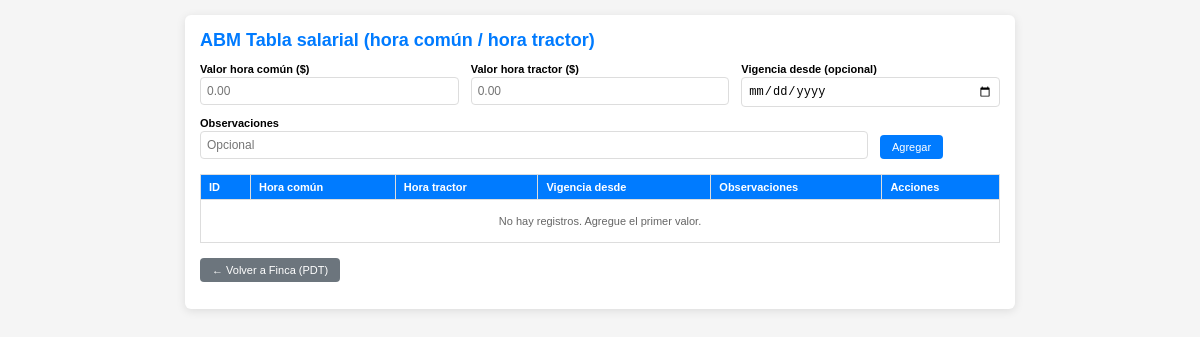
The page /gestionar_tabla_salarial.php (signed in) on the database as committed earlier.
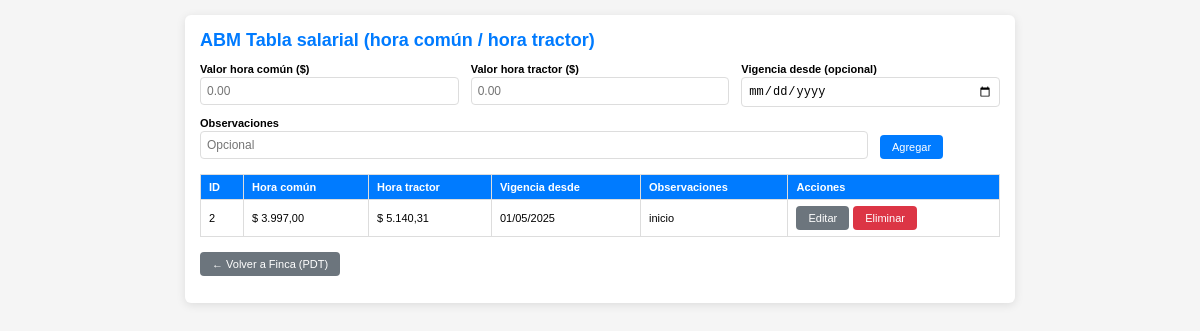
The same page on the database as committed later.
### tables this page shows
CREATE TABLE `tabla_salarial` (
  `id` int(11) NOT NULL AUTO_INCREMENT,
  `valor_hora_comun` decimal(10,2) NOT NULL DEFAULT 0.00,
  `valor_hora_tractor` decimal(10,2) NOT NULL DEFAULT 0.00,
  `vigencia_desde` date DEFAULT NULL,
  `observaciones` varchar(255) DEFAULT NULL,
  `fecha_creacion` timestamp NOT NULL DEFAULT current_timestamp(),
  PRIMARY KEY (`id`),
  KEY `idx_vigencia` (`vigencia_desde`)
);

### gestionar_tabla_salarial.php (the view, shortened to what this page needs)
<?php
include 'verificar_sesion.php';
$editar_id = null;
$fila_edit = null;
$lista = mysqli_query($conexion, "SELECT * FROM tabla_salarial ORDER BY id DESC");
?>
<!DOCTYPE html>
<html lang="es">
<head>
</head>
<body>
    <div class="container">
        <h2>ABM Tabla salarial (hora común / hora tractor)</h2>
        <form method="POST" class="form-nav-enter">
            <div class="form-row">
                <div class="campo">
                    <label>Valor hora común ($)</label>
                    <input type="text" name="valor_hora_comun" required
                        value="<?= $fila_edit ? number_format($fila_edit['valor_hora_comun'], 2, '.', '') : '' ?>"
                        placeholder="0.00">
                </div>
                <div class="campo">
                    <label>Valor hora tractor ($)</label>
                    <input type="text" name="valor_hora_tractor" required
                        value="<?= $fila_edit ? number_format($fila_edit['valor_hora_tractor'], 2, '.', '') : '' ?>"
                        placeholder="0.00">
                </div>
                <div class="campo">
                    <label>Vigencia desde (opcional)</label>
                    <input type="date" name="vigencia_desde" value="<?= $fila_edit ? ($fila_edit['vigencia_desde'] ?? '') : '' ?>">
                </div>
            </div>
            <div class="form-row">
                <div class="campo" style="flex: 2;">
                    <label>Observaciones</label>
                    <input type="text" name="observaciones" value="<?= $fila_edit ? htmlspecialchars($fila_edit['observaciones'] ?? '') : '' ?>" placeholder="Opcional">
                </div>
                <div class="campo" style="flex: 0; align-self: flex-end;">
                    <button type="submit" name="guardar" class="btn btn-primary"><?= $editar_id ? 'Actualizar' : 'Agregar' ?></button>
                </div>
            </div>
        </form>
        <table>
            <thead>
                <tr>
                    <th>ID</th>
                    <th>Hora común</th>
                    <th>Hora tractor</th>
                    <th>Vigencia desde</th>
                    <th>Observaciones</th>
                    <th>Acciones</th>
                </tr>
            </thead>
            <tbody>
                <?php if ($lista && mysqli_num_rows($lista) > 0): ?>
                    <?php while ($f = mysqli_fetch_assoc($lista)): ?>
                        <tr>
                            <td><?= $f['id'] ?></td>
                            <td>$ <?= number_format($f['valor_hora_comun'], 2, ',', '.') ?></td>
                            <td>$ <?= number_format($f['valor_hora_tractor'], 2, ',', '.') ?></td>
                            <td><?= $f['vigencia_desde'] ? date('d/m/Y', strtotime($f['vigencia_desde'])) : '-' ?></td>
                            <td><?= htmlspecialchars($f['observaciones'] ?? '') ?></td>
                            <td>
                                <div class="acciones">
                                    <form method="POST" style="display:inline;">
                                        <button type="submit" name="editar" class="btn btn-secondary">Editar</button>
                                    </form>
                                    <form method="POST" style="display:inline;" onsubmit="return confirm('¿Eliminar este registro?');">
                                        <button type="submit" name="eliminar" class="btn btn-danger">Eliminar</button>
                                    </form>
                                </div>
                            </td>
                        </tr>
                    <?php endwhile; ?>
                <?php else: ?>
                    <tr>
                        <td colspan="6" style="text-align:center; padding:15px; color:#666;">No hay registros. Agregue el primer valor.</td>
                    </tr>
                <?php endif; ?>
            </tbody>
        </table>
        <p class="volver">
            <a href="gestionar_finca.php" class="btn btn-secondary">← Volver a Finca (PDT)</a>
        </p>
    </div>
</body>
</html>

Rows that differ between the two databases and show on the page:
added tabla_salarial: id "2", valor_hora_comun "3.997,00", valor_hora_tractor "5.140,31", vigencia_desde "01/05/2025", observaciones "inicio"
Other text that changed with them:
text no longer shown: "No hay registros. Agregue el primer valor."
